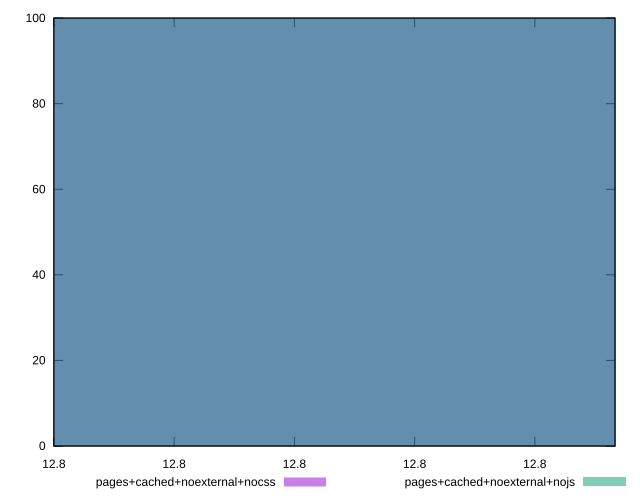

Write the gnuplot code that produced this figure.
reset
set terminal svg size 640, 500 enhanced background rgb 'white'
set output "reprap/estimated-input-latency/comparison/histogram/9_vs_10.svg"

$pagesCachedNoexternalNocss <<EOF
12.800000000000002 100
EOF

$pagesCachedNoexternalNojs <<EOF
12.800000000000002 100
EOF

set key outside below
set boxwidth 2.4947348240831937e-14
set yrange [0:100]
set style fill transparent solid 0.5 noborder

plot \
  $pagesCachedNoexternalNocss title "pages+cached+noexternal+nocss" with boxes, \
  $pagesCachedNoexternalNojs title "pages+cached+noexternal+nojs" with boxes, \


reset
